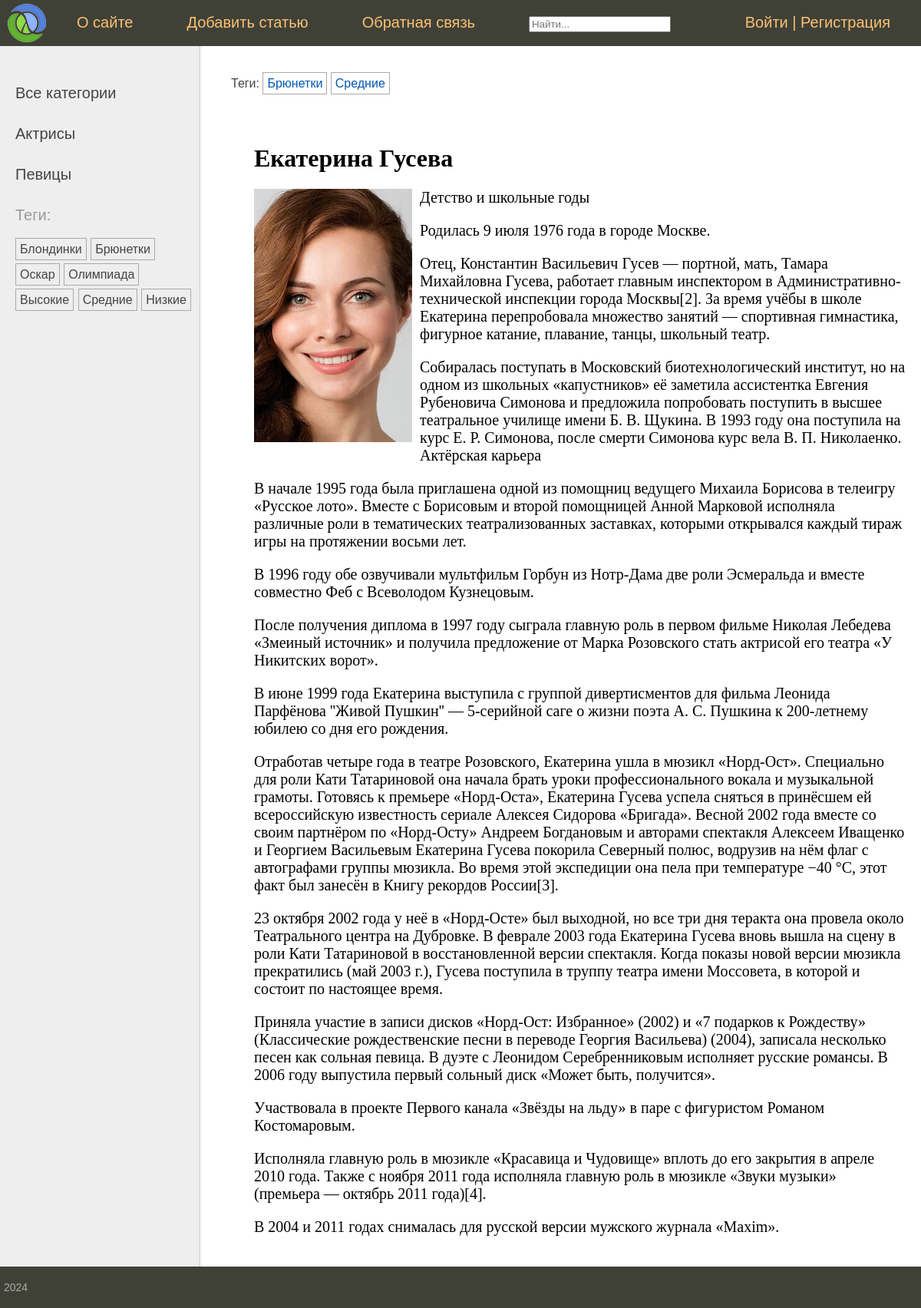
The page /post/ekaterina-guseva/ on the database its author committed.
### women/models.py (models this page shows, shortened)
class Category(models.Model):
    name = models.CharField(max_length=100, db_index=True, verbose_name="Категория")
    slug = models.SlugField(max_length=255, unique=True, db_index=True)
    class Meta:
        verbose_name = 'Категория'
        verbose_name_plural = 'Категории'
    def get_absolute_url(self):
        return reverse('category', kwargs={'cat_slug': self.slug})

class TagPost(models.Model):
    tag = models.CharField(max_length=100, db_index=True)
    slug = models.SlugField(max_length=255, unique=True, db_index=True)
    class Meta:
        verbose_name = 'Тэг'
        verbose_name_plural = 'Тэги'
    def get_absolute_url(self):
        return reverse_lazy('tag', kwargs={'tag_slug': self.slug})

class Women(models.Model):
    class Status(models.IntegerChoices):
        DRAFT = 0, 'Черновик'
        PUBLISHED = 1, 'Опубликовано'
    title = models.CharField(max_length=255, verbose_name='Заголовок')
    slug = models.SlugField(max_length=255, db_index=True, unique=True)
    content = models.TextField(blank=True, verbose_name='Текст статьи')
    photo = models.ImageField(upload_to="photos/%Y/%m/%d/", verbose_name='Фото')
    time_create = models.DateTimeField(auto_now_add=True, verbose_name='Время создания')
    time_update = models.DateTimeField(auto_now=True, verbose_name='Время обновления')
    is_published = models.BooleanField(choices=tuple(map(lambda x: (bool(x[0]), x[1]), Status.choices)),
                                       default=Status.DRAFT, verbose_name="Статус")
    cat = models.ForeignKey('Category', on_delete=models.PROTECT, related_name='posts', verbose_name='Рубрика')
    tags = models.ManyToManyField('TagPost', blank=True, related_name='tags', verbose_name='Метки')
    objects = models.Manager()
    published = PublishedModel()
    husband = models.OneToOneField('Husband', on_delete=models.SET_NULL, null=True, blank=True, related_name='wuman', verbose_name='Муж')
    author = models.ForeignKey(get_user_model(), on_delete=models.SET_NULL, related_name='posts', null=True, default=None)
    class Meta:
        verbose_name = 'Женщина'
        verbose_name_plural = 'Женщины'
        ordering = ['time_create']
        indexes = [
            models.Index(fields=['-time_create']),
        ]

### women/views.py (the view)
# urls.py: path('post/<slug:post_slug>/', ShowPost.as_view(), name='post'),
class ShowPost(DataMixin, DetailView):
    template_name = 'women/post.html'
    context_object_name = 'women'
    slug_url_kwarg = 'post_slug'
    def get_context_data(self, **kwargs):
        context = super().get_context_data(**kwargs)
        return self.get_mixin_context(context, title=context['women'].title)
    def get_object(self, queryset=None):
        return get_object_or_404(Women.published, slug=self.kwargs[self.slug_url_kwarg])

### users/context_processors.py (called while the page is built)
def get_women_context(request):
    return {'mainmenu': menu}

### women/models.py (called while the page is built)
    def get_queryset(self):
        return super().get_queryset().filter(is_published=Women.Status.PUBLISHED)

### women/templatetags/women_tags.py (called while the page is built)
@register.inclusion_tag('women/list_categories.html')
def show_categories(cat_selected=0):
    cats = Category.objects.all()
    return {'cats': cats, 'cat_selected': cat_selected}

@register.inclusion_tag('women/list_tags.html')
def show_all_tags():
    return {"tags": TagPost.objects.all()}

### women/utils.py (called while the page is built)
    def get_mixin_context(self, context, **kwargs):
        context['cat_selected'] = None
        context.update(kwargs)
        return context

### women/templates/women/post.html
{% extends 'base.html' %}
{% block breadcrumbs %}
{% with women.tags.all as tags %}
{% if tags %}
<ul class="tags-list">
    <li>Теги:</li>
    {% for t in tags %}
    <li><a href="{{t.get_absolute_url}}">{{t.tag}}</a></li>
    {% endfor %}
</ul>
{% endif %}
{% endwith %}
{% endblock %}
{% block content %}
<h1>{{women.title}}</h1>
{% if women.photo %}
<p ><img class="img-article-left" src="{{women.photo.url}}"></p>
{% endif %}
{{women.content|safe|linebreaks}}
{% endblock %}

### women/templates/women/list_categories.html
{% for cat in cats %}
{% if cat.id == cat_selected %}
<li class="selected">{{cat.name}}</li>
{% else %}
<li><a href="{{ cat.get_absolute_url }}">{{cat.name}}</a></li>
{% endif %}
{% endfor %}

### women/templates/women/list_tags.html
{% if tags %}
    Теги:</p>
    <ul class="tags-list">
        {% for t in tags %}
        <li><a href="{{t.get_absolute_url}}">{{t.tag}}</a></li>
        {% endfor %}
    </ul>
{% endif %}

### women/static/women/css/styles.css (style rules this page uses)
html, body { font-family: 'Arial'; margin: 0; padding: 0; height: 100%; width: 100%; color: #444; }
a { color: #0059b2; text-decoration: none; }
img { max-width: 600px; height: auto; }
img.img-article-left { max-width: 300px; height: auto; float: left; padding: 0 10px 10px 0; }
.left-chapters ul { width: 230px; margin: 0; padding: 20px 10px 10px 20px; list-style: none; font-size: 20px; }
.left-chapters ul li { margin: 30px 0 0 0; color: #999; }
.left-chapters ul li a { color: #444; text-decoration: none; }
ul.tags-list { width: 100%; margin: 0; padding: 0; list-style: none; }
ul.tags-list li { margin: 0; padding: 0 0 10px; display: inline-block; }
ul.tags-list li a { padding: 5px; font-size: 16px; border: 1px solid #aaa; }
.content-text h1 { font-size: 32px; }

### rows shown on the page
Category: name "Актрисы"
Category: name "Певицы"
TagPost: tag "Блондинки"
TagPost: tag "Брюнетки"
TagPost: tag "Оскар"
TagPost: tag "Олимпиада"
TagPost: tag "Высокие"
TagPost: tag "Средние"
TagPost: tag "Низкие"
Women: title "Екатерина Гусева", photo (picture), content "Детство и школьные годы Родилась 9 июля 1976 года в городе Москве. Отец, Константин Васильевич Гусев — портной, мать, Тамара Михайловна Гусева, работает главным инспектором в Административно-технической инспекции города Москвы[2]. За время учёбы в школе Екатерина перепробовала множество занятий — спортивная гимнастика, фигурное катание, плавание, танцы, школьный театр. Собиралась поступать в Московский биотехнологический институт, но на одном из школьных «капустников» её заметила ассистентка Евгения Рубеновича Симонова и предложила попробовать поступить в высшее театральное училище имени Б. В. Щукина. В 1993 году она поступила на курс Е. Р. Симонова, после смерти Симонова курс вела В. П.…"

### other values the page prints
{{ m.title }} "О сайте" "Добавить статью" "Обратная связь"
